Frame 1 (no input): blank canvas, image omitted
Frame 60 (the mouse pressed at the canvas centre just before this capture): blank canvas, image omitted
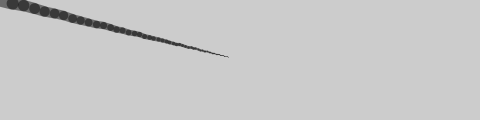
Frame 120 (the mouse held since frame 60 and released just before this capture)

The Processing sketch whose frames 1 and 60 were blank and that drew this single picture after the mouse press (run headless with seeded random() and noise(); from frame 60 on, the mouse is pressed at the canvas centre):

// Processing sketch: processing_101778
// ── processing_101778.pde

float x;
float y;
float px;
float py;
float easing = 0.05;

void setup() {
  size(480, 120);
  smooth();
  stroke(0, 120);
}

void draw() {
  float targetX = mouseX;
  x += (targetX - x) * easing;
  float targetY = mouseY;
  y += (targetY - y) * easing;
  float weight = dist(x, y, px, py);
  strokeWeight(weight);
  line(x, y, px, py);
  py = y;
  px = x;
}
